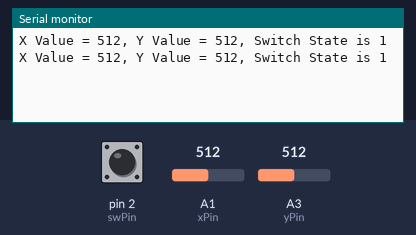
This sketch was run on a simulated Arduino Uno, built with avr-gcc and run on an emulated ATmega328P. Parts: the last lines printed to the serial monitor. The test bench sets the inputs (shaded band); at power-on: A1 (xPin) = 512, A3 (yPin) = 512, pin 2 (swPin) HIGH.

Above: at 1.8 s.
1.9 s: A1 (xPin) set to 716
At 2.8 s:
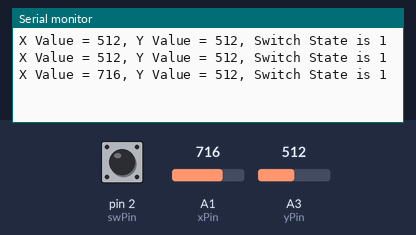
3.4 s: A3 (yPin) set to 716
At 4.5 s:
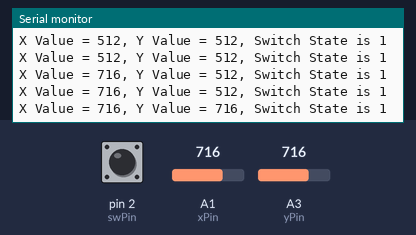
4.9 s: pin 2 (swPin) pulled LOW for 1.2 s
At 5.8 s:
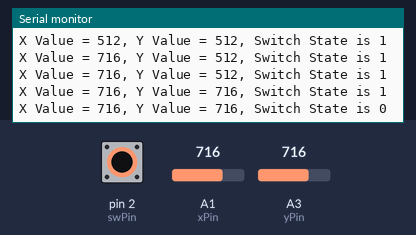
7.6 s: A1 (xPin) set to 900
At 8.8 s:
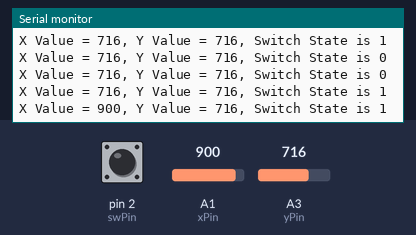
9.1 s: A3 (yPin) set to 900
At 9.1 s:
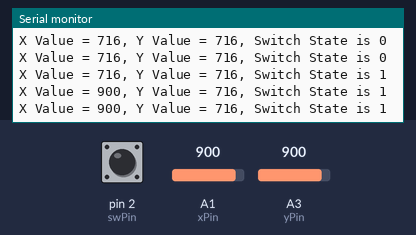
10.6 s: pin 2 (swPin) pulled LOW for 1.2 s
At 11.8 s:
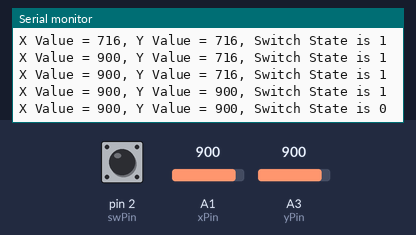
Timing chart, 0 to 13.6 s (numbered marks = the images above; inputs shaded):
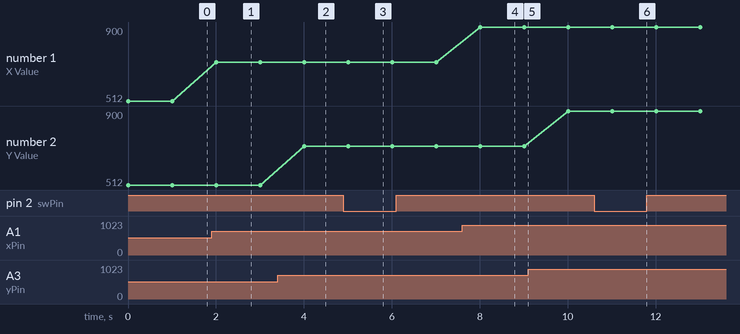

The sketch:

19._Joystick.ino
```cpp
int xPin=A1;
int yPin=A3;
int swPin=2;
int xVal;
int yVal;
int swVal;
int t=1000;

void setup() {
  // put your setup code here, to run once:
Serial.begin(9600);
pinMode(xPin,INPUT);
pinMode(yPin,INPUT);
pinMode(swPin,INPUT);
digitalWrite(swPin,HIGH);
}

void loop() {
  // put your main code here, to run repeatedly:
xVal=analogRead(xPin);
yVal=analogRead(yPin);
swVal=digitalRead(swPin);
Serial.print("X Value = ");
Serial.print(xVal);
Serial.print(", Y Value = ");
Serial.print(yVal);
Serial.print(", Switch State is ");
Serial.println(swVal);
Serial.println();
delay(t);
}
```

Measured:
- after the input at 1.9 s, the serial monitor: prints a new line after 0.10 s (image 1)
- after the input at 3.4 s, the serial monitor: prints a new line after 0.60 s (image 2)
- after the input at 4.9 s, the serial monitor: prints a new line after 0.11 s (image 3)
- after the input at 7.6 s, the serial monitor: prints a new line after 0.41 s (image 4)
- after the input at 10.6 s, the serial monitor: prints a new line after 0.41 s (image 6)
- plotted number 1: 512 → 716 after the input at 1.9 s, 716 → 900 after the input at 7.6 s
